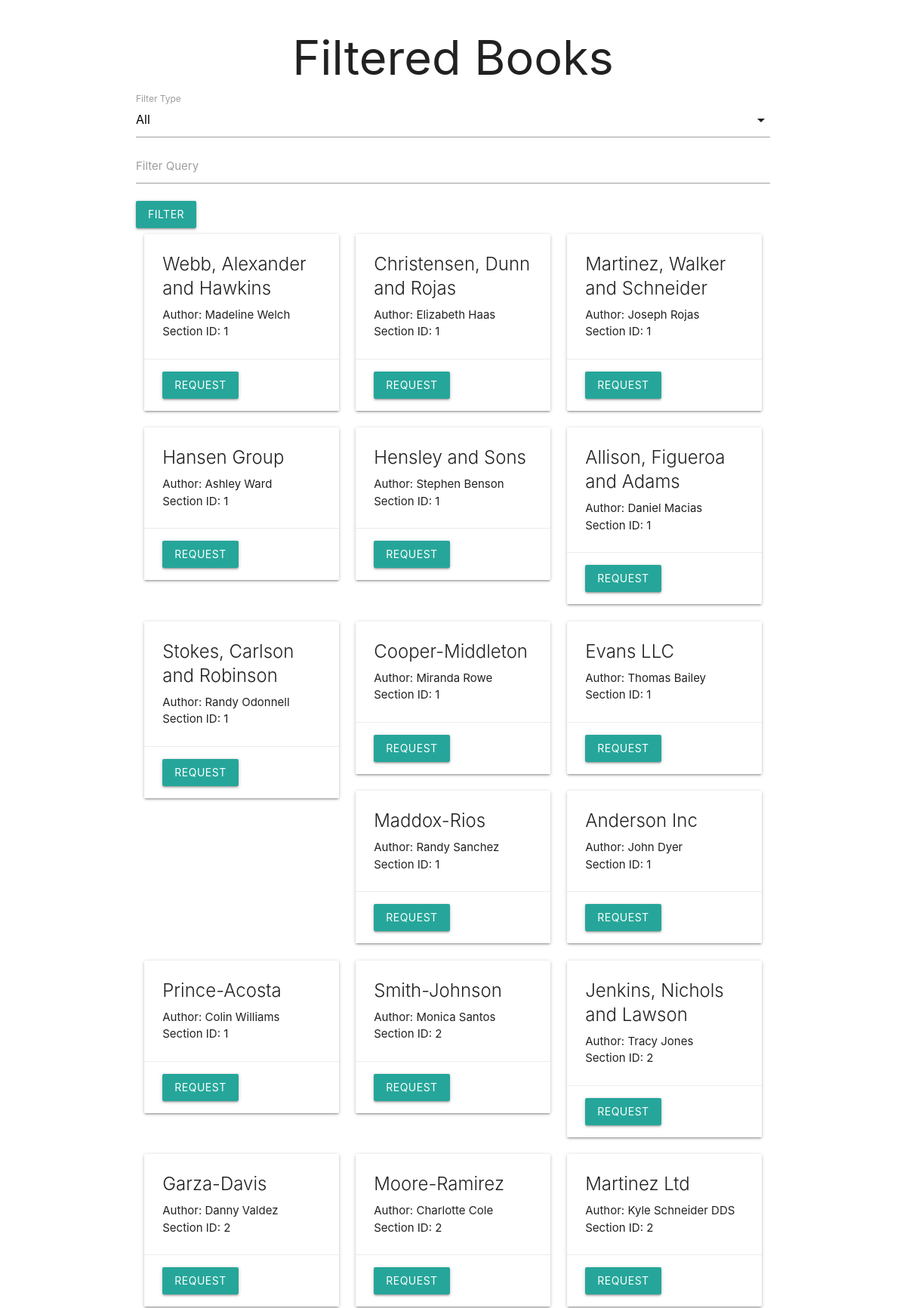
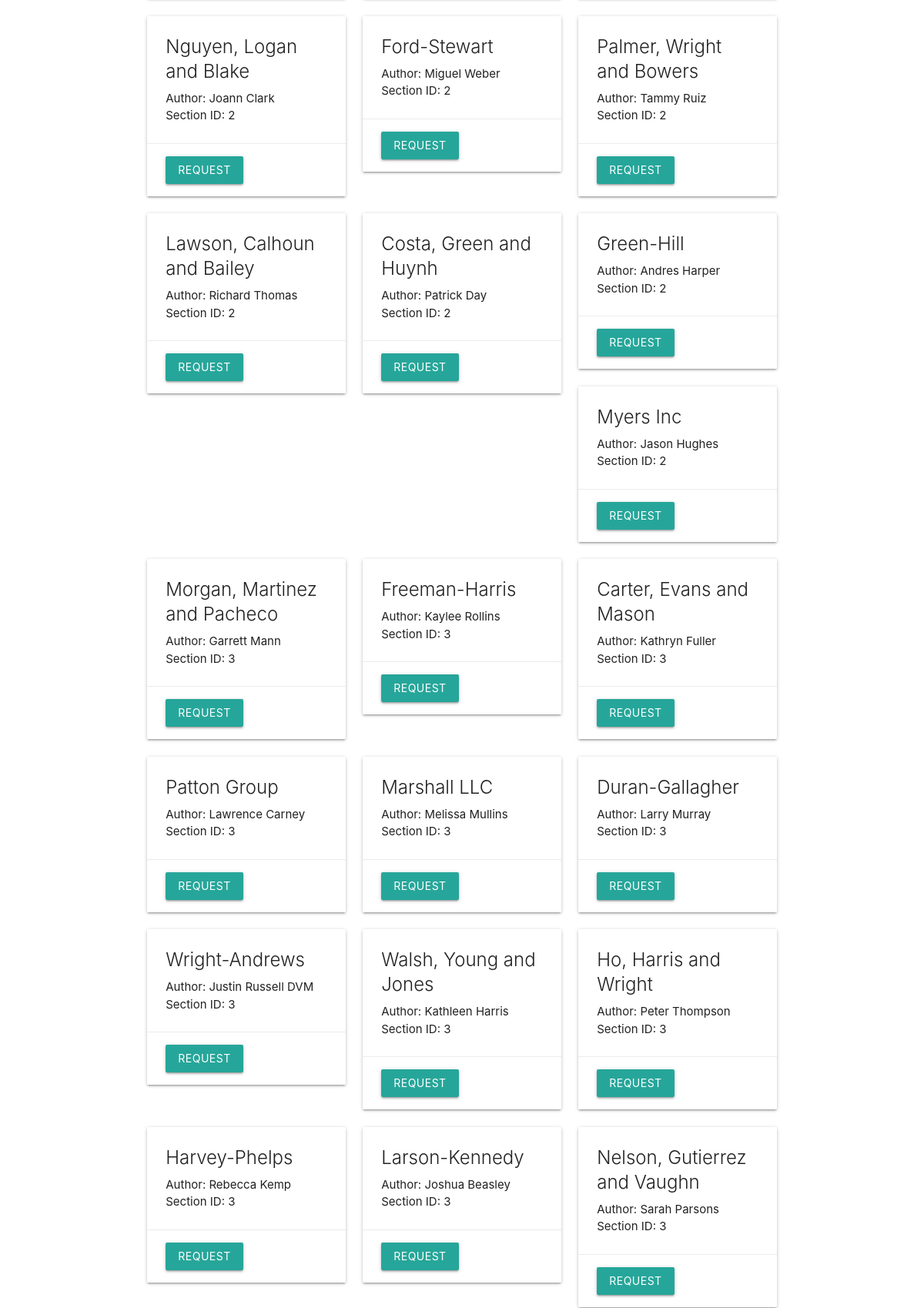
Screenshot of /books/filter (upper part) with the database file from the repository (2 pictures, top to bottom).
### models.py (models this page shows, shortened)
class Book(db.Model):
    __table_name__ = "book"
    id = Column(Integer, primary_key=True)
    name = Column(String(100), nullable=False)
    content = Column(Text, nullable=False)
    author = Column(String(100), nullable=False)
    section_id = Column(Integer, ForeignKey('section.id'), nullable=False)
    user_books = db.relationship('UserBook', back_populates='book', lazy=True)

### app.py (the view)
@app.route('/books/filter', methods=['GET'])
def list_books_by_filter():
    filter_type = request.args.get('filter_type', 'all')
    query = request.args.get('query', '')
    sections = Section.query.all()
    if filter_type == 'section':
        section_id = request.args.get('section_id')
        books = Book.query.filter(Book.section_id == section_id).all()
    elif filter_type == 'author':
        books = Book.query.filter(Book.author.ilike(f"%{query}%")).all()
    else:
        books = Book.query.filter(or_(Book.name.ilike(f"%{query}%"), Book.author.ilike(f"%{query}%"))).all()
    return render_template('books/books_filter.html', books=books, sections=sections, filter_type=filter_type, query=query)

### templates/books/books_filter.html (shortened to what this page needs)
<!DOCTYPE html>
<html lang="en">
<head>
    <link rel="stylesheet" href="https://cdnjs.cloudflare.com/ajax/libs/materialize/1.0.0/css/materialize.min.css">
</head>
<body>
    <div class="container">
        <h1 class="center-align">Filtered Books</h1>
        <form action="/books/filter" method="GET">
            <div class="input-field">
                <label for="filter_type">Filter Type</label>
            </div>
            <div class="input-field" id="query_input" style="display: {% if filter_type != 'section' %}block{% else %}none{% endif %};">
                <input type="text" name="query" id="query" value="{{ query }}">
                <label for="query">Filter Query</label>
            </div>
            <button class="btn waves-effect waves-light" type="submit">Filter</button>
        </form>
        <div class="row">
            {% for book in books %}
            <div class="col s12 m6 l4">
                <div class="card">
                    <div class="card-content">
                        <span class="card-title">{{ book.name }}</span>
                        <p>Author: {{ book.author }}</p>
                        <p>Section ID: {{ book.section_id }}</p>
                    </div>
                    <div class="card-action">
                        <a href="{{ url_for('request_book', book_id=book.id) }}" class="btn waves-effect waves-light">Request</a>
                    </div>
                </div>
            </div>
            {% endfor %}
        </div>
    </div>
</body>
</html>

### rows the page displays
Book: name "Webb, Alexander and Hawkins", author "Madeline Welch", section_id "1"
Book: name "Christensen, Dunn and Rojas", author "Elizabeth Haas", section_id "1"
Book: name "Martinez, Walker and Schneider", author "Joseph Rojas", section_id "1"
Book: name "Hansen Group", author "Ashley Ward", section_id "1"
Book: name "Hensley and Sons", author "Stephen Benson", section_id "1"
Book: name "Allison, Figueroa and Adams", author "Daniel Macias", section_id "1"
Book: name "Stokes, Carlson and Robinson", author "Randy Odonnell", section_id "1"
Book: name "Cooper-Middleton", author "Miranda Rowe", section_id "1"
Book: name "Evans LLC", author "Thomas Bailey", section_id "1"
Book: name "Maddox-Rios", author "Randy Sanchez", section_id "1"
Book: name "Anderson Inc", author "John Dyer", section_id "1"
Book: name "Prince-Acosta", author "Colin Williams", section_id "1"
Book: name "Smith-Johnson", author "Monica Santos", section_id "2"
Book: name "Jenkins, Nichols and Lawson", author "Tracy Jones", section_id "2"
Book: name "Garza-Davis", author "Danny Valdez", section_id "2"
Book: name "Moore-Ramirez", author "Charlotte Cole", section_id "2"
Book: name "Martinez Ltd", author "Kyle Schneider DDS", section_id "2"
Book: name "Nguyen, Logan and Blake", author "Joann Clark", section_id "2"
Book: name "Ford-Stewart", author "Miguel Weber", section_id "2"
Book: name "Palmer, Wright and Bowers", author "Tammy Ruiz", section_id "2"
Book: name "Lawson, Calhoun and Bailey", author "Richard Thomas", section_id "2"
Book: name "Costa, Green and Huynh", author "Patrick Day", section_id "2"
Book: name "Green-Hill", author "Andres Harper", section_id "2"
Book: name "Myers Inc", author "Jason Hughes", section_id "2"
Book: name "Morgan, Martinez and Pacheco", author "Garrett Mann", section_id "3"
Book: name "Freeman-Harris", author "Kaylee Rollins", section_id "3"
Book: name "Carter, Evans and Mason", author "Kathryn Fuller", section_id "3"
Book: name "Patton Group", author "Lawrence Carney", section_id "3"
Book: name "Marshall LLC", author "Melissa Mullins", section_id "3"
Book: name "Duran-Gallagher", author "Larry Murray", section_id "3"
Book: name "Wright-Andrews", author "Justin Russell DVM", section_id "3"
Book: name "Walsh, Young and Jones", author "Kathleen Harris", section_id "3"
Book: name "Ho, Harris and Wright", author "Peter Thompson", section_id "3"
Book: name "Harvey-Phelps", author "Rebecca Kemp", section_id "3"
Book: name "Larson-Kennedy", author "Joshua Beasley", section_id "3"
Book: name "Nelson, Gutierrez and Vaughn", author "Sarah Parsons", section_id "3"
